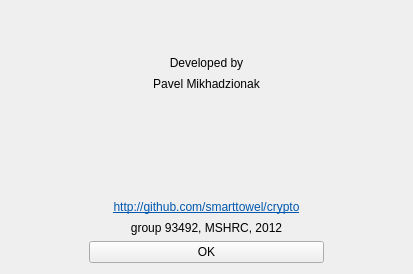
<?xml version="1.0" encoding="UTF-8"?>
<ui version="4.0">
 <class>AboutDialog</class>
 <widget class="QWidget" name="AboutDialog">
  <property name="geometry">
   <rect>
    <x>0</x>
    <y>0</y>
    <width>413</width>
    <height>274</height>
   </rect>
  </property>
  <property name="windowTitle">
   <string>About program</string>
  </property>
  <layout class="QHBoxLayout" name="horizontalLayout">
   <item>
    <layout class="QVBoxLayout" name="verticalLayout" stretch="3,1,1,7,1,1,1">
     <item>
      <spacer name="verticalSpacer_2">
       <property name="orientation">
        <enum>Qt::Vertical</enum>
       </property>
       <property name="sizeHint" stdset="0">
        <size>
         <width>20</width>
         <height>40</height>
        </size>
       </property>
      </spacer>
     </item>
     <item>
      <widget class="QLabel" name="label">
       <property name="text">
        <string>Developed by</string>
       </property>
       <property name="alignment">
        <set>Qt::AlignCenter</set>
       </property>
      </widget>
     </item>
     <item>
      <widget class="QLabel" name="label_2">
       <property name="text">
        <string>Pavel Mikhadzionak</string>
       </property>
       <property name="alignment">
        <set>Qt::AlignCenter</set>
       </property>
      </widget>
     </item>
     <item>
      <spacer name="verticalSpacer">
       <property name="orientation">
        <enum>Qt::Vertical</enum>
       </property>
       <property name="sizeHint" stdset="0">
        <size>
         <width>20</width>
         <height>40</height>
        </size>
       </property>
      </spacer>
     </item>
     <item>
      <widget class="QLabel" name="label_3">
       <property name="text">
        <string>&lt;html&gt;&lt;head/&gt;&lt;body&gt;&lt;p&gt;&lt;a href=&quot;https://github.com/smarttowel/crypto&quot;&gt;&lt;span style=&quot; text-decoration: underline; color:#0057ae;&quot;&gt;http://github.com/smarttowel/crypto&lt;/span&gt;&lt;/a&gt;&lt;/p&gt;&lt;/body&gt;&lt;/html&gt;</string>
       </property>
       <property name="alignment">
        <set>Qt::AlignCenter</set>
       </property>
       <property name="openExternalLinks">
        <bool>true</bool>
       </property>
      </widget>
     </item>
     <item>
      <widget class="QLabel" name="label_4">
       <property name="text">
        <string>group 93492, MSHRC, 2012</string>
       </property>
       <property name="alignment">
        <set>Qt::AlignCenter</set>
       </property>
      </widget>
     </item>
     <item>
      <layout class="QHBoxLayout" name="horizontalLayout_2" stretch="1,3,1">
       <item>
        <spacer name="horizontalSpacer">
         <property name="orientation">
          <enum>Qt::Horizontal</enum>
         </property>
         <property name="sizeHint" stdset="0">
          <size>
           <width>40</width>
           <height>20</height>
          </size>
         </property>
        </spacer>
       </item>
       <item>
        <widget class="QPushButton" name="pushButton">
         <property name="text">
          <string>OK</string>
         </property>
        </widget>
       </item>
       <item>
        <spacer name="horizontalSpacer_2">
         <property name="orientation">
          <enum>Qt::Horizontal</enum>
         </property>
         <property name="sizeHint" stdset="0">
          <size>
           <width>40</width>
           <height>20</height>
          </size>
         </property>
        </spacer>
       </item>
      </layout>
     </item>
    </layout>
   </item>
  </layout>
 </widget>
 <resources/>
 <connections/>
</ui>
